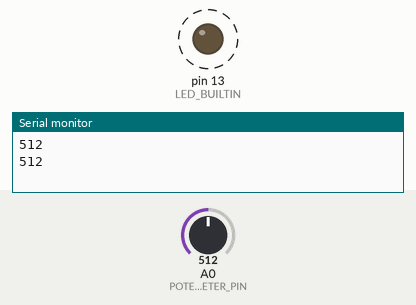
Simulated run of this sketch. Board: Arduino Uno, built with avr-gcc and run on an emulated ATmega328P. Parts: output pins drawn as LEDs (lit = HIGH), the last lines printed to the serial monitor. Dashed ring = blinking. The inputs (shaded band) are chosen by the test bench; at power-on: A0 (POTENTIOMETER_PIN) = 512.

Above: at 1.8 s.
1.9 s: A0 (POTENTIOMETER_PIN) set to 122
At 2.52 s:
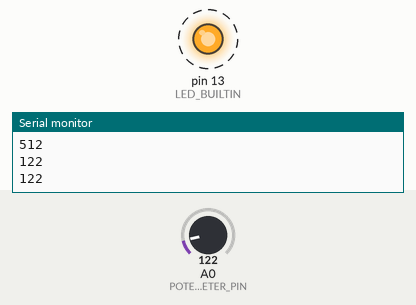
5.4 s: A0 (POTENTIOMETER_PIN) set to 306
At 5.85 s:
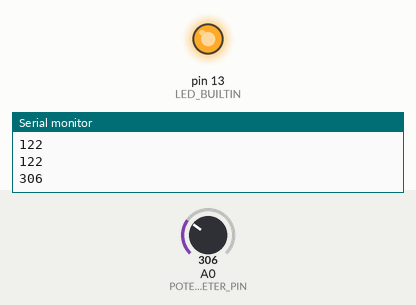
Timing chart, 0 to 14.9 s (numbered marks = the images above; inputs shaded):
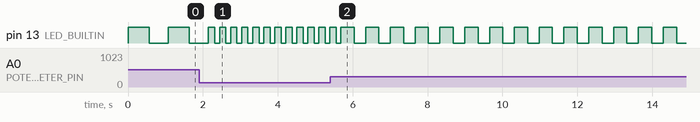

Measured:
- after the input at 1.9 s, pin 13 (LED_BUILTIN): alternates HIGH for 0.17 s and LOW for 0.12 s, starting after 0.42 s
- by itself, pin 13 (LED_BUILTIN): alternates HIGH for 0.56 s and LOW for 0.51 s

The sketch:

variableBlink.ino
```cpp
#define POTENTIOMETER_PIN A0

void setup() {
    pinMode(POTENTIOMETER_PIN, INPUT);
    pinMode(LED_BUILTIN, OUTPUT);
    Serial.begin(9600);
}

void loop() {
    int potentiometerValue = analogRead(POTENTIOMETER_PIN);
    Serial.println(potentiometerValue);
    digitalWrite(LED_BUILTIN, HIGH);
    delay(potentiometerValue+50);
    digitalWrite(LED_BUILTIN, LOW);
    delay(potentiometerValue);
}
```
